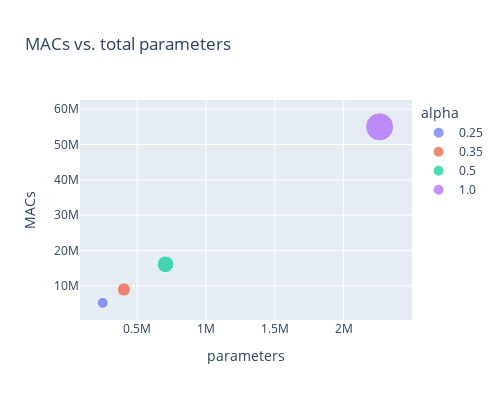

This figure's notebook cell:
### Code cell
mbnv2_df["alpha"] = mbnv2_df["alpha"].astype(str)
macs_params_fig = px.scatter(
    mbnv2_df,
    x="total_params",
    y="macs_mltk",
    color="alpha",
    size="tflite_model_INT8_size_kb",
    labels={"total_params": "parameters", "macs_mltk": "MACs"},
    title=f"MACs vs. total parameters",
)

macs_params_fig.update_layout(showlegend=True, width=500, height=400)

macs_params_fig.show()

### Figure 1 — Plotly figure (JSON) as saved in the notebook; plotly's stock layout.template omitted (floating-point values rounded to 4 significant figures)
{"data": [{"hovertemplate": "alpha=0.25<br>parameters=%{x}<br>MACs=%{y}<br>tflite_model_INT8_size_kb=%{marker.size}<extra></extra>", "legendgroup": "0.25", "marker": {"color": "#636efa", "size": [393.5], "sizemode": "area", "sizeref": 6.493, "symbol": "circle"}, "mode": "markers", "name": "0.25", "orientation": "v", "showlegend": true, "type": "scatter", "x": [249322], "xaxis": "x", "y": [5218528], "yaxis": "y"}, {"hovertemplate": "alpha=0.35<br>parameters=%{x}<br>MACs=%{y}<br>tflite_model_INT8_size_kb=%{marker.size}<extra></extra>", "legendgroup": "0.35", "marker": {"color": "#EF553B", "size": [574.3], "sizemode": "area", "sizeref": 6.493, "symbol": "circle"}, "mode": "markers", "name": "0.35", "orientation": "v", "showlegend": true, "type": "scatter", "x": [402934], "xaxis": "x", "y": [9008662], "yaxis": "y"}, {"hovertemplate": "alpha=0.5<br>parameters=%{x}<br>MACs=%{y}<br>tflite_model_INT8_size_kb=%{marker.size}<extra></extra>", "legendgroup": "0.5", "marker": {"color": "#00cc96", "size": [918.8], "sizemode": "area", "sizeref": 6.493, "symbol": "circle"}, "mode": "markers", "name": "0.5", "orientation": "v", "showlegend": true, "type": "scatter", "x": [705346], "xaxis": "x", "y": [16125376], "yaxis": "y"}, {"hovertemplate": "alpha=1.0<br>parameters=%{x}<br>MACs=%{y}<br>tflite_model_INT8_size_kb=%{marker.size}<extra></extra>", "legendgroup": "1.0", "marker": {"color": "#ab63fa", "size": [2597.0], "sizemode": "area", "sizeref": 6.493, "symbol": "circle"}, "mode": "markers", "name": "1.0", "orientation": "v", "showlegend": true, "type": "scatter", "x": [2260546], "xaxis": "x", "y": [55011712], "yaxis": "y"}], "layout": {"height": 400, "legend": {"itemsizing": "constant", "title": {"text": "alpha"}, "tracegroupgap": 0}, "showlegend": true, "title": {"text": "MACs vs. total parameters"}, "width": 500, "xaxis": {"anchor": "y", "domain": [0, 1], "title": {"text": "parameters"}}, "yaxis": {"anchor": "x", "domain": [0, 1], "title": {"text": "MACs"}}}}
